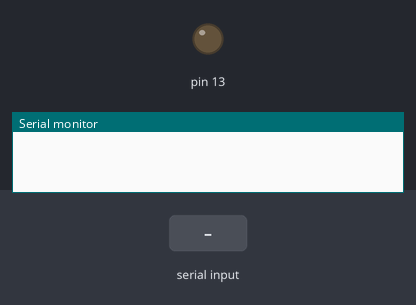
Bench run of a sketch on a simulated Arduino Uno, built with avr-gcc and run on an emulated ATmega328P. Shown: output pins drawn as LEDs (lit = HIGH), the last lines printed to the serial monitor. The test bench sets the inputs (shaded band).

Above: at 1.2 s.
1.3 s: "a" received over Serial
At 1.7 s:
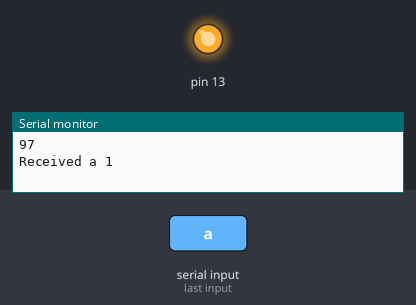
2.8 s: "b" received over Serial
At 4.0 s:
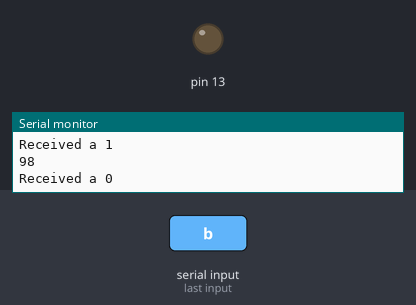
Timing chart, 0 to 5.8 s (numbered marks = the images above; inputs shaded):
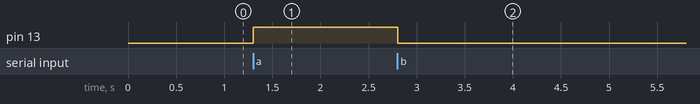

Measured:
- after the input at 1.3 s, pin 13: LOW → HIGH at once
- after the input at 2.8 s, pin 13: HIGH → LOW at once

The sketch:

sketch_nov14a.ino
```cpp
void setup() {
Serial.begin(9600);
//set the LED pin to OUTPUT
pinMode(13, OUTPUT);
}

void loop() {
//wait until the serial connection is open
while (Serial.available() == 0);

//read from the serial connection; the - '0' is to cast the values as the int and not the ASCII code
int val = Serial.read();

//print to the console for testing
Serial.println(val);

//if we've recieved a '1', turn on the LED and print a message
if(val=='a'){
Serial.println("Received a 1");
digitalWrite(13, HIGH);
}
//if we've recieved a '0', turn off the LED and print a message
if(val=='b'){
Serial.println("Received a 0");
digitalWrite(13, LOW);

}
}
```
